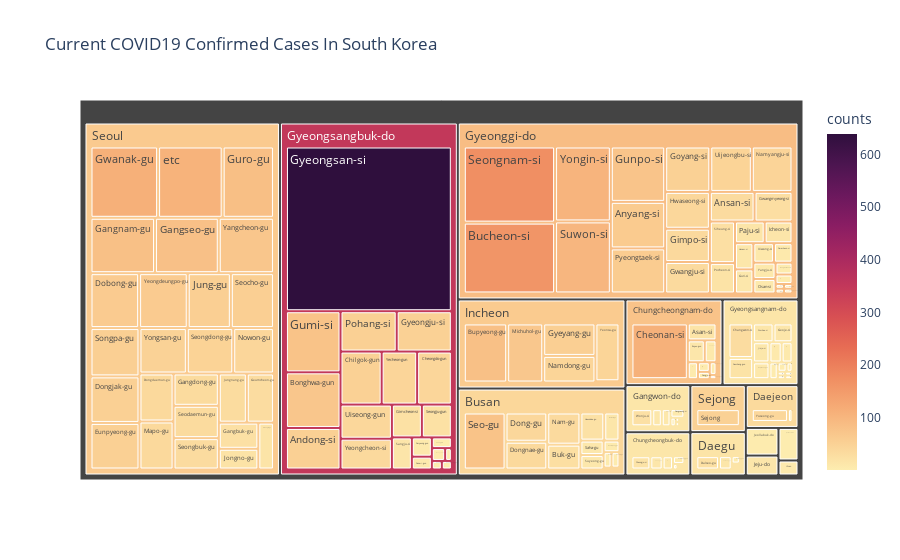

The code cell stored with this chart in its notebook:
### Code cell
fig = px.treemap(result, path=['province','city'], values='counts',
                  color='counts', hover_data=['city'],
                  color_continuous_scale='matter', title='Current COVID19 Confirmed Cases In South Korea')
fig.show()

### Figure 1 — Plotly figure (JSON) as saved in the notebook; plotly's stock layout.template omitted (floating-point values rounded to 4 significant figures; data arrays with more than 128 entries replaced by an {"elided": "..."} marker saying what was removed)
{"data": [{"branchvalues": "total", "customdata": {"elided": "178x2 mixed values"}, "domain": {"x": [0.0, 1.0], "y": [0.0, 1.0]}, "hovertemplate": "labels=%{label}<br>counts_sum=%{value}<br>parent=%{parent}<br>id=%{id}<br>city=%{customdata[0]}<br>counts=%{color}<extra></extra>", "ids": {"elided": "178 str values"}, "labels": {"elided": "178 str values"}, "marker": {"coloraxis": "coloraxis", "colors": {"elided": "178 float values"}}, "name": "", "parents": {"elided": "178 str values"}, "type": "treemap", "values": {"elided": "178 int values"}}], "layout": {"coloraxis": {"colorbar": {"title": {"text": "counts"}}, "colorscale": [[0.0, "rgb(253, 237, 176)"], [0.09091, "rgb(250, 205, 145)"], [0.1818, "rgb(246, 173, 119)"], [0.2727, "rgb(240, 142, 98)"], [0.3636, "rgb(231, 109, 84)"], [0.4545, "rgb(216, 80, 83)"], [0.5455, "rgb(195, 56, 90)"], [0.6364, "rgb(168, 40, 96)"], [0.7273, "rgb(138, 29, 99)"], [0.8182, "rgb(107, 24, 93)"], [0.9091, "rgb(76, 21, 80)"], [1.0, "rgb(47, 15, 61)"]]}, "legend": {"tracegroupgap": 0}, "title": {"text": "Current COVID19 Confirmed Cases In South Korea"}}}
